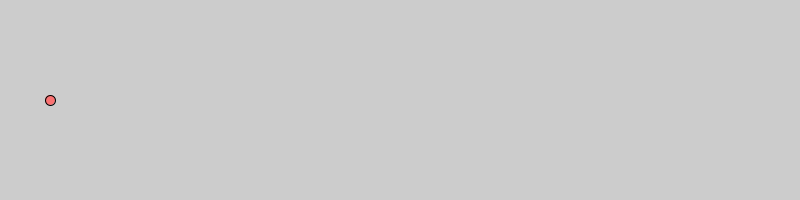
Frame 1 (no input)
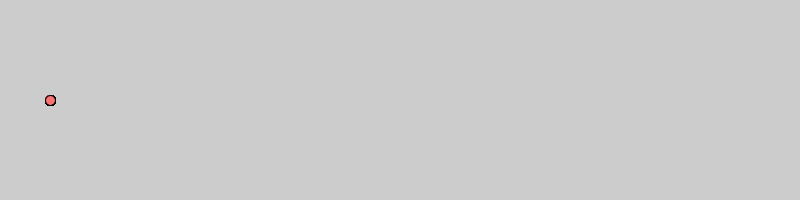
Frame 60 (the mouse pressed at the canvas centre just before this capture)
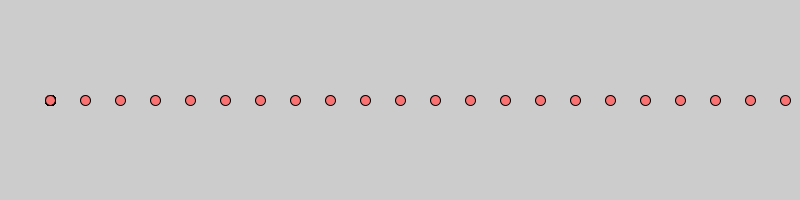
Frame 120 (the mouse held since frame 60 and released just before this capture)

The Processing sketch that drew these frames (run headless with seeded random() and noise(); from frame 60 on, the mouse is pressed at the canvas centre):

// Processing sketch: Dot_race
// ── Dot_race.pde
//1. Make a variable to hold the X co-ordinate of the dot and set it to 50.
int dotX=50;
void setup() {
    size(800, 200);
}

void draw() {
   //3. make the ellipse a nice color
fill(#FA7272);
    //4. If the mouse is pressed change the X co-ordinate so that the dot moves to the right
if(mousePressed){
  dotX = dotX +35;}
    //5. Make your dot move faster
    //  (you have to figure out what part of your code to change)

    //2. Draw an ellipse of height and width 10. Make sure to use your variable for the X position.
 ellipse(dotX, 100, 10, 10);
    //6. Use the playSound() method to play a ding when your dot crosses the finish line. 
}
